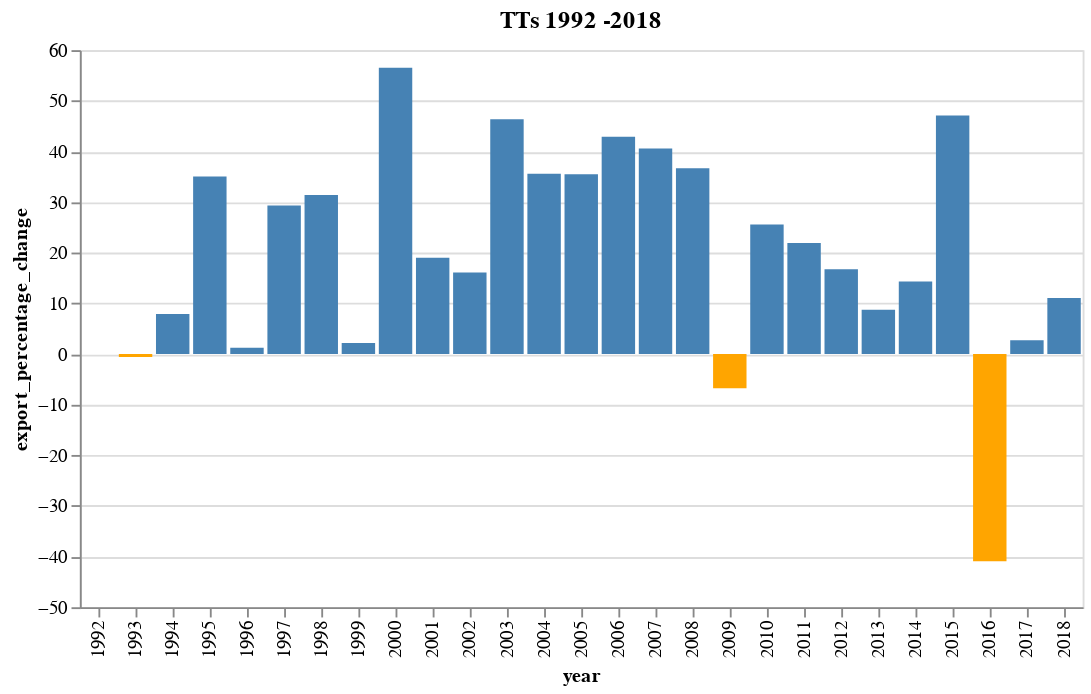

The notebook cell saved with this chart:
### Code cell
df = pd.DataFrame({
    'year': x_exp_year,
    'export_percentage_change': round(y_exp_percent, 2)
})

alt.Chart(df).mark_bar().encode(
    x='year:O',
    y='export_percentage_change:Q',
    tooltip = [alt.Tooltip('year:O'),
               alt.Tooltip('export_percentage_change:Q')
              ],
    color=alt.condition(
        alt.datum.export_percentage_change < 0,  # Sets a condition if percentage change is negative
        alt.value('orange'),     # which sets the bar orange.
        alt.value('steelblue')   # And if it's not true it sets the bar steelblue.
        )
).properties( #adds a title 
    title='TTs 1992 -2018'
).interactive()

### Figure 1 — Vega-Lite specification as saved in the notebook (floating-point values rounded to 4 significant figures)
{"config": {"view": {"continuousWidth": 400, "continuousHeight": 300}}, "data": {"name": "data-adf48a4c5124b8595e82ba5ec8dbb7c4"}, "mark": "bar", "encoding": {"color": {"condition": {"value": "orange", "test": "(datum.export_percentage_change < 0)"}, "value": "steelblue"}, "tooltip": [{"type": "ordinal", "field": "year"}, {"type": "quantitative", "field": "export_percentage_change"}], "x": {"type": "ordinal", "field": "year"}, "y": {"type": "quantitative", "field": "export_percentage_change"}}, "selection": {"selector001": {"type": "interval", "bind": "scales", "encodings": ["x", "y"]}}, "title": "TTs 1992 -2018", "$schema": "https://vega.github.io/schema/vega-lite/v4.8.1.json", "datasets": {"data-adf48a4c5124b8595e82ba5ec8dbb7c4": [{"year": 1992, "export_percentage_change": 0.0}, {"year": 1993, "export_percentage_change": -0.61}, {"year": 1994, "export_percentage_change": 7.88}, {"year": 1995, "export_percentage_change": 35.04}, {"year": 1996, "export_percentage_change": 1.22}, {"year": 1997, "export_percentage_change": 29.3}, {"year": 1998, "export_percentage_change": 31.38}, {"year": 1999, "export_percentage_change": 2.18}, {"year": 2000, "export_percentage_change": 56.5}, {"year": 2001, "export_percentage_change": 19.03}, {"year": 2002, "export_percentage_change": 16.08}, {"year": 2003, "export_percentage_change": 46.35}, {"year": 2004, "export_percentage_change": 35.61}, {"year": 2005, "export_percentage_change": 35.49}, {"year": 2006, "export_percentage_change": 42.9}, {"year": 2007, "export_percentage_change": 40.59}, {"year": 2008, "export_percentage_change": 36.7}, {"year": 2009, "export_percentage_change": -6.76}, {"year": 2010, "export_percentage_change": 25.55}, {"year": 2011, "export_percentage_change": 21.92}, {"year": 2012, "export_percentage_change": 16.75}, {"year": 2013, "export_percentage_change": 8.74}, {"year": 2014, "export_percentage_change": 14.33}, {"year": 2015, "export_percentage_change": 47.11}, {"year": 2016, "export_percentage_change": -40.92}, {"year": 2017, "export_percentage_change": 2.73}, {"year": 2018, "export_percentage_change": 11.06}]}}
